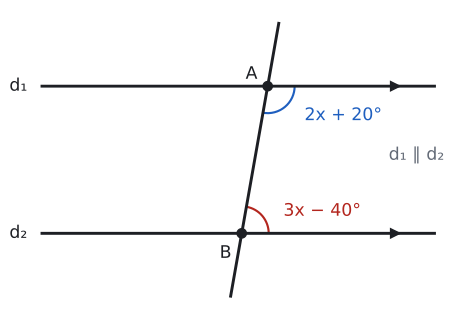

Generate this figure with Python:
import sys; sys.path.insert(0, "tools")
from cizim import *

# d1 // d2. Kesenin sağında, iki paralelin arasında kalan açılar karşı durumludur.
# x = 40 için: A'daki açı 2x + 20 = 100°, B'deki açı 3x − 40 = 80°; toplam 180°.
def yon(d): return np.array([np.cos(np.radians(d)), np.sin(np.radians(d))])
h = 3.0
A = np.array([2.0, h]); B = A + h / np.sin(np.radians(80)) * yon(-100)
fig, ax = sekil(6, 4.4)
ax.set_aspect("equal"); ax.axis("off")
for y, ad in ((h, "d₁"), (0, "d₂")):
    ax.plot([-2.6, 5.4], [y, y], color=YAZI); ax.plot(4.6, y, ">", color=YAZI, markersize=7)
    ax.text(-2.9, y, ad, ha="right", va="center")
u = yon(-100); ax.plot(*zip(A - 1.3 * u, B + 1.3 * u), color=YAZI)
nokta(ax, *A, "A", dx=-0.45, dy=0.15); nokta(ax, *B, "B", dx=-0.45, dy=-0.5)
aci(ax, A, A + yon(0), A + yon(-100), r=0.55, renk=MAVI)
aci(ax, B, B + yon(0), B + yon(80), r=0.55, renk=KIRMIZI)
ax.text(A[0] + 0.75, A[1] - 0.6, "2x + 20°", color=MAVI, ha="left", va="center")
ax.text(B[0] + 0.85, B[1] + 0.45, "3x − 40°", color=KIRMIZI, ha="left", va="center")
ax.text(5.6, 1.5, "d₁ ∥ d₂", ha="right", color=SOLUK)
ax.set_xlim(-3.3, 5.8); ax.set_ylim(-1.6, h + 1.6)
kaydet(fig, __file__)
